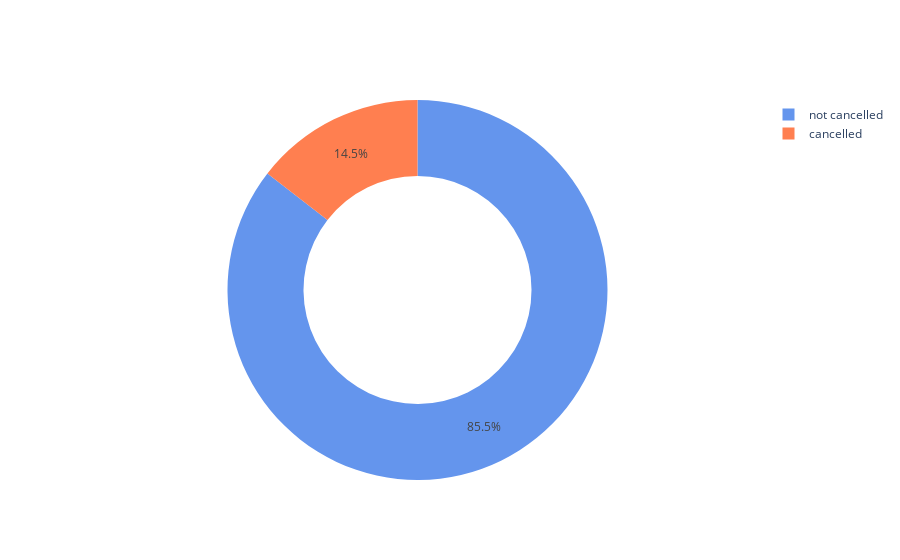

This figure's notebook cell:
### Markdown cell above
## Target variable: 'Churn'

**How high is the proprotion of customers which cancelled the service?**

As described in the table above, this variable is '1' if the customer cancelled the service and '0' if not.

### Code cell
# Create new dataframe for better labeling of plots
df['churn'] = np.where(df['Churn'] == 1, 'cancelled', 'not cancelled')
df['contract renewal'] = np.where(df['ContractRenewal'] == 1, 'renewed', 'not renewed')
df['data plan'] = np.where(df['DataPlan'] == 1, 'data plan', 'no data plan')

# Create pie chart
labels = ['cancelled', 'not cancelled']
values = [(df.Churn == 1).sum(), (df.Churn == 0).sum()]
fig = pgo.Figure(data = [pgo.Pie(labels = labels, values = values, hole = .6, marker_colors = ['coral',                                                                                                                       
                                                                                               'cornflowerblue'])])
fig.show()

### Figure 1 — Plotly figure (JSON) as saved in the notebook; plotly's stock layout.template omitted (floating-point values rounded to 4 significant figures)
{"data": [{"hole": 0.6, "labels": ["cancelled", "not cancelled"], "marker": {"colors": ["coral", "cornflowerblue"]}, "type": "pie", "values": [483, 2850]}], "layout": {}}
